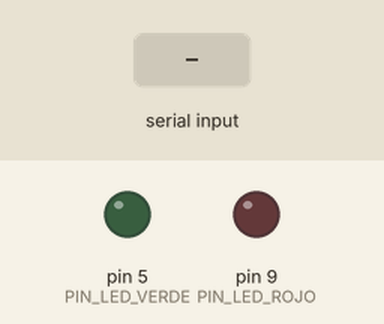
The sketch below on a simulated Arduino Uno, built with avr-gcc and run on an emulated ATmega328P. Shown: output pins drawn as LEDs (lit = HIGH). The inputs (shaded band) are chosen by the test bench.

Above: at 1.2 s.
1.3 s: "v" received over Serial
At 2.5 s:
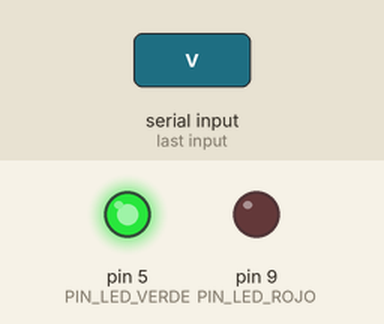
2.8 s: "r" received over Serial
At 3.7 s:
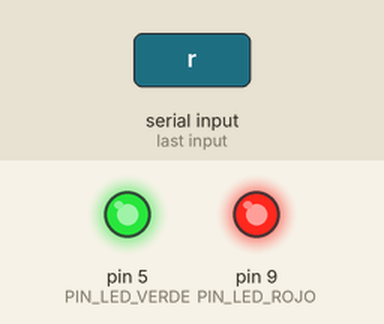
4.3 s: "V" received over Serial
At 4.8 s:
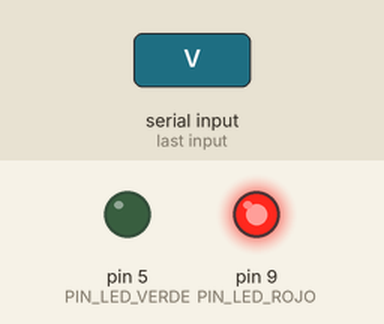
5.8 s: "R" received over Serial
At 7.2 s:
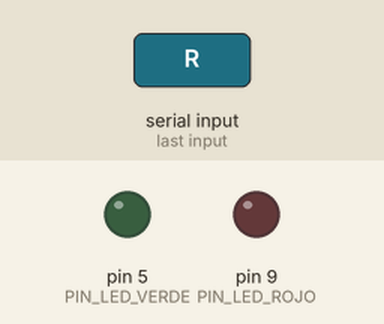
Timing chart, 0 to 8.3 s (numbered marks = the images above; inputs shaded):
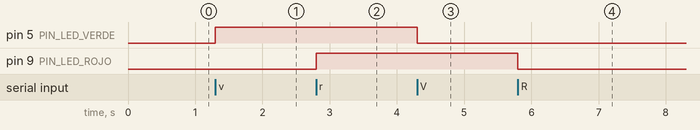

The sketch:

UARTRead.ino
```cpp
#define PIN_LED_VERDE    5
#define PIN_LED_ROJO     9

// La función 'setup' se ejecuta una única vez al encender la placa
// o presionar reset.
void setup()
{
  // Inicializa el puerto serie (UART) a 115200 bps.
  Serial.begin(115200);

  // inicialización de los pines GPIO como salida para los LEDs.
  pinMode(PIN_LED_VERDE, OUTPUT);
  pinMode(PIN_LED_ROJO, OUTPUT);
}

// La función 'loop' corre indefinidamente una y otra vez.
void loop()
{
  size_t n;
  char letra;

  // Lee la letra (1 byte) por puerto serie.
  n = Serial.readBytes(&letra, 1);
  if(n == 1)
  {
    switch(letra)
    {
      case 'v':
      case 'V':
        toggle(PIN_LED_VERDE);
        break;
      case 'r':
      case 'R':
        toggle(PIN_LED_ROJO);
        break;
    }
  }
}

// Función para cambiar el estado de un LED (GPIO).
void toggle(uint8_t gpio)
{
  if(digitalRead(gpio) == HIGH)
    digitalWrite(gpio, LOW);
  else
    digitalWrite(gpio, HIGH);
}
```

Measured:
- after the input at 1.3 s, pin 5 (PIN_LED_VERDE): LOW → HIGH at once
- after the input at 2.8 s, pin 9 (PIN_LED_ROJO): LOW → HIGH at once
- after the input at 4.3 s, pin 5 (PIN_LED_VERDE): HIGH → LOW at once
- after the input at 5.8 s, pin 9 (PIN_LED_ROJO): HIGH → LOW at once
